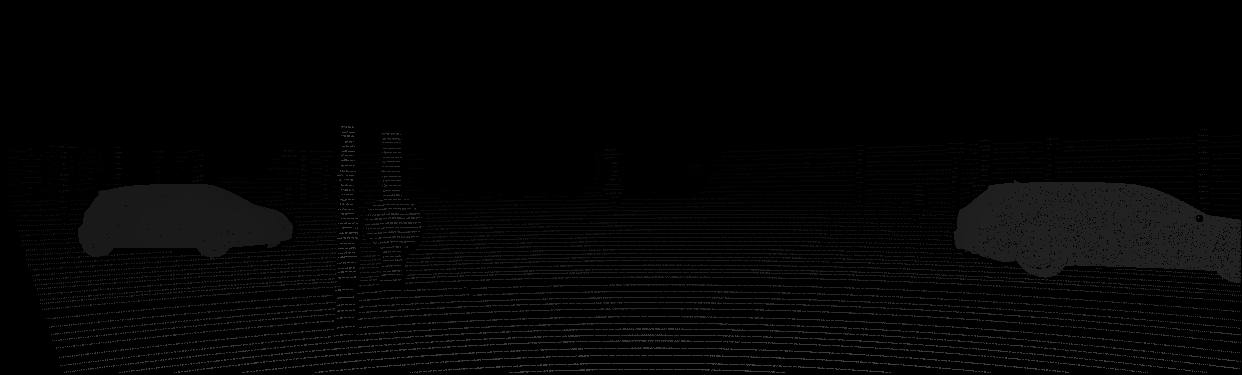
//> input picture KITTI2015Evaluate/dispnoc0/000045_10.png, 1242 x 375 px
$ ./evaluate   (built with g++ and OpenCV 4)
//> lines starting //> are read from the running program, lines starting //| are printed output that depends on the picture; after the words box and inside, x2 and y2 are one past the last pixel; in counts of white or black regions, pixels touching at a corner belong together
### KITTI2015Evaluate/src/evaluate.h
#pragma once

#include <stdlib.h>
#include <iostream>
#include <opencv2/imgproc/imgproc.hpp>
#include <opencv2/core/core.hpp>
#include <opencv2/highgui/highgui.hpp>

using std::string;
using namespace cv;
using namespace std;

void Evaluate(Mat standard, Mat myMap, Mat errorMap);

### KITTI2015Evaluate/src/evaluate.cpp
#include "Evaluate.h"

int main() {
	Mat groundtruth, mydepth;
	Mat errormap;

	groundtruth = imread("image/groundtruth/dispnoc0/000045_10.png", 0);
//> groundtruth is the input picture: 375 rows x 1242 cols, CV_8UC1; min 0, max 89, mean 4.6
	mydepth = imread("image/mydepth/000045_10_64res_post-5.png", 0);
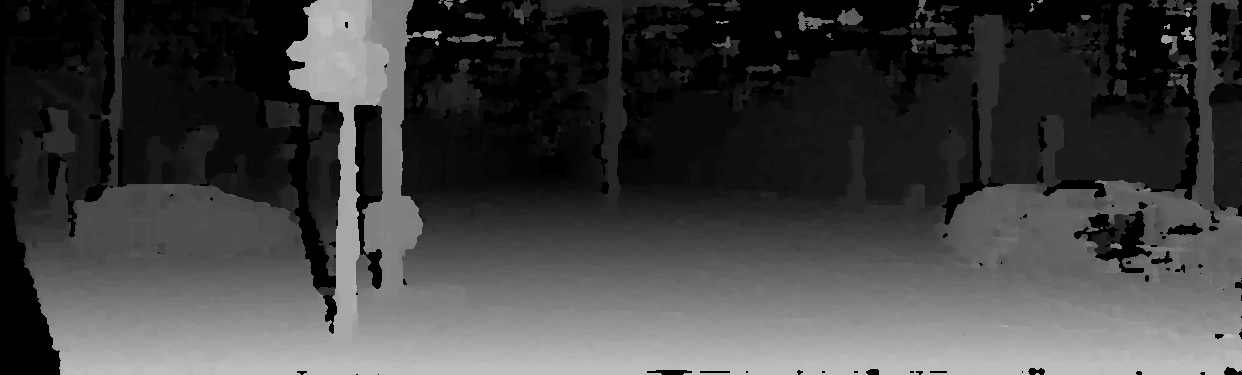
//> input picture KITTI2015Evaluate/image/mydepth/000045_10_64res_post-5.png, 1242 x 375 px
//> mydepth is the input picture: 375 rows x 1242 cols, CV_8UC1; min 0, max 189, mean 64.9

	if (groundtruth.empty() || mydepth.empty()) {
		cout << "image read error!" << endl;
		return -1;
	}

	errormap = Mat(groundtruth.rows, groundtruth.cols, CV_8UC3);

	for (int i = 0; i < groundtruth.rows; i++) {
		for (int j = 0; j < groundtruth.cols; j++) {
			groundtruth.ptr<uchar>(i)[j] = groundtruth.ptr<uchar>(i)[j] * 3;  //256--->64
		}
	}
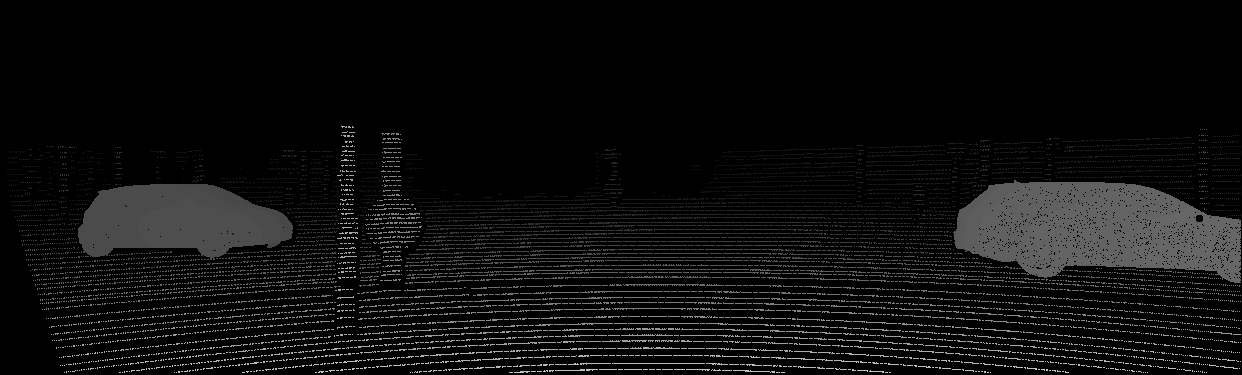
//> groundtruth: 375 rows x 1242 cols, CV_8UC1; 14.78% of pixels changed, all inside (x1, y1, x2, y2) = (6, 126, 1241, 373)


	Evaluate(groundtruth, mydepth, errormap);

	return 0;
}


void Evaluate(Mat standard, Mat myMap, Mat errorMap) {
	//double sum = standard.rows * standard.cols;  //groundtruth图非稠密不可用此
	double sum = 0;
	int count = 0;
	int ans = 0;
	for (int i = 0; i < standard.rows; i++) {
		for (int j = 0; j < standard.cols; j++) {
			if (standard.ptr<uchar>(i)[j] != 0) {
				ans = standard.ptr<uchar>(i)[j] - myMap.ptr<uchar>(i)[j];
				sum++;  //计数扫描像素
				//与原图灰度相差大于1可认为是bad pixels，因为增强对比度，所以disparity maps都乘以3显示
				if (ans > 3 || ans < -3) {
					count++;
					//errorMap.at<Vec3b>(i, j) = Vec3b(0, 255, 0);
					errorMap.ptr<Vec3b>(i)[j] = Vec3b(0, 0, 255);
				}
				else {
					//errorMap.at<Vec3b>(i, j) = Vec3b(0, 255, 0);
					errorMap.ptr<Vec3b>(i)[j] = Vec3b(0, 255, 0);
				}
			}
		}
	}
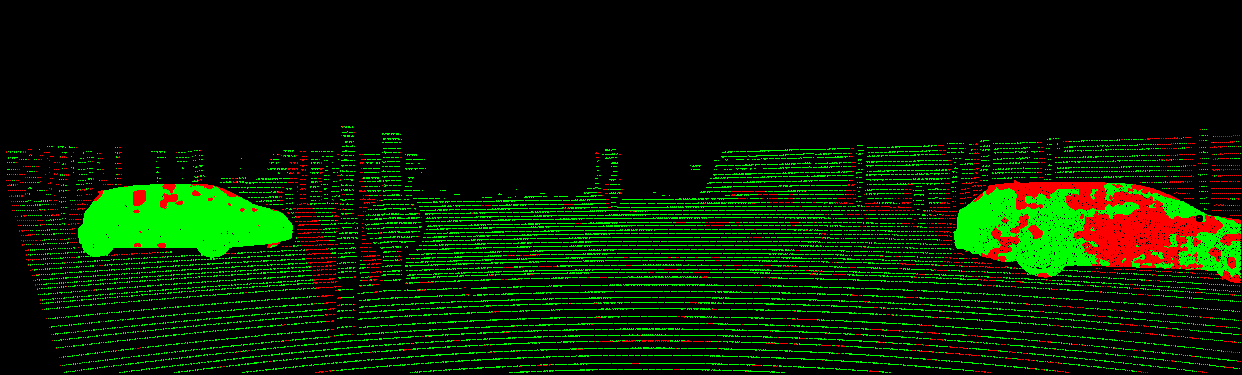
//> errorMap: 375 rows x 1242 cols, CV_8UC3; mean B, G, R 0, 29.6, 8
//> after the loop, ans = 6; sum = 68822; count = 14680
	double result = (count + 0.0) / sum;
//> result = 0.213
	cout << "Error rate = " << result * 100 << '%' << endl;
//| Error rate = 21.3304%
}
